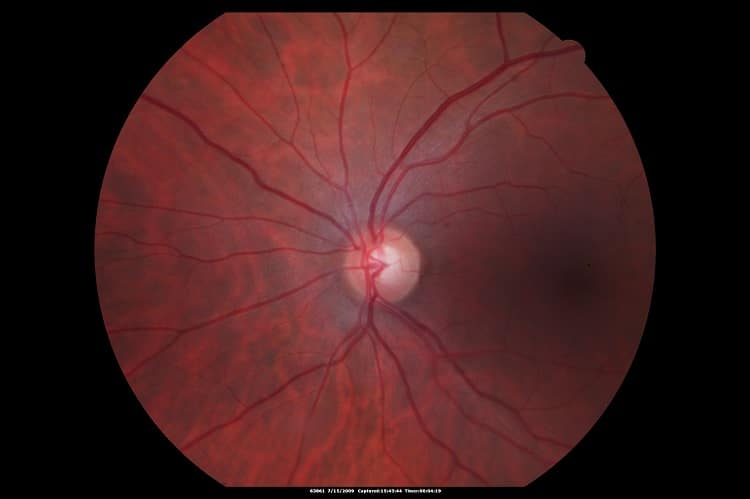
#> input picture testing upload/Fundus.jpg, 750 x 499 px
$ python test_validator.py 'testing upload/Fundus.jpg'
#> lines starting #> are read from the running program, lines starting #| are printed output that depends on the picture; after the words box and inside, x2 and y2 are one past the last pixel; in counts of white or black regions, pixels touching at a corner belong together
### image_validator.py
"""
Image validation module to detect if uploaded image is a retina/fundus image
"""
import cv2
import numpy as np


def is_retina_image(image_path):
    """
    Validate if the uploaded image is likely a retina/fundus image.
    Uses heuristics like circular shape detection, color characteristics, etc.

    Args:
        image_path: Path to the image file

    Returns:
        tuple: (is_valid, confidence_score, reason)
    """
#> called with image_path = 'testing upload/Fundus.jpg'
    try:
        img = cv2.imread(image_path)
#> img is the input picture: shape (499, 750, 3); mean B, G, R 32, 32.1, 69.9
        if img is None:
            return False, 0.0, "Could not read image"

        h, w = img.shape[:2]
#> h = 499; w = 750

        # Check 1: Aspect ratio (fundus images are usually square-ish or circular)
        aspect_ratio = max(w, h) / min(w, h)
#> aspect_ratio = 1.5
        if aspect_ratio > 2.0:
            return False, 0.2, "Image aspect ratio too extreme (not circular/square)"

        # Check 2: Color distribution (fundus images have red/orange tones)
        # Convert to HSV for better color analysis
        hsv = cv2.cvtColor(img, cv2.COLOR_BGR2HSV)
#> hsv: shape (499, 750, 3); mean H, S, V 45.6, 96.4, 70

        # Fundus images typically have:
        # - Hue: Red/Orange (0-30 or 160-180)
        # - Saturation: Medium to high
        h_channel = hsv[:, :, 0]
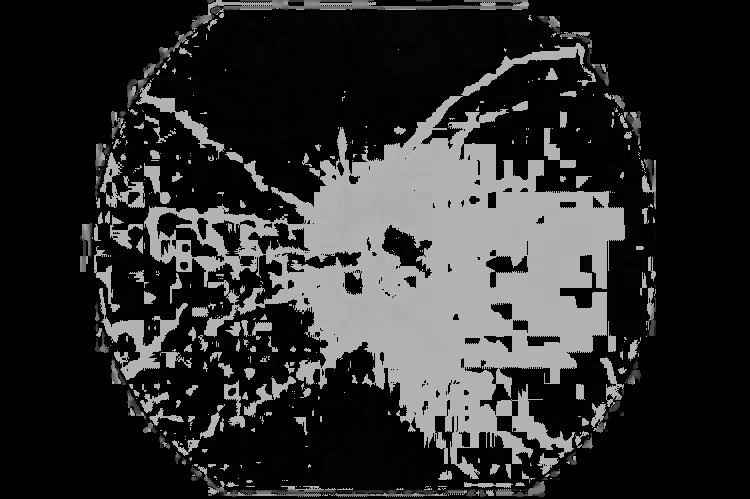
#> h_channel: shape (499, 750); min 0, max 179, mean 45.6
        s_channel = hsv[:, :, 1]
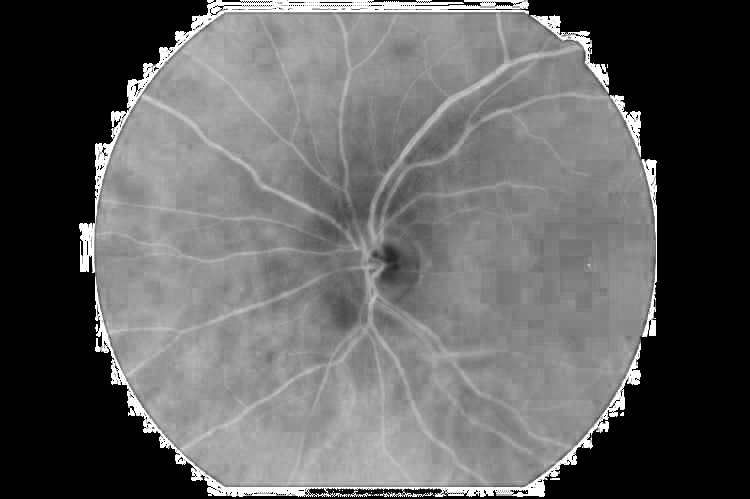
#> s_channel: shape (499, 750); min 0, max 255, mean 96.4
        v_channel = hsv[:, :, 2]
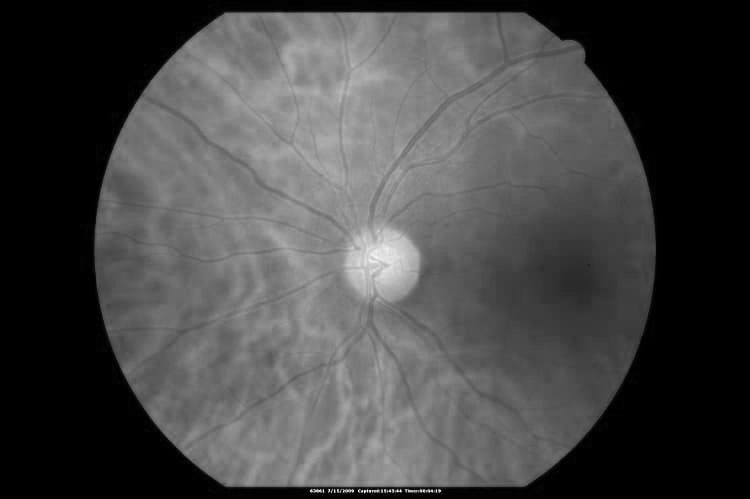
#> v_channel: shape (499, 750); min 0, max 255, mean 70

        # Count red/orange pixels
        red_orange_mask = ((h_channel < 30) | (h_channel > 160)) & (s_channel > 30)
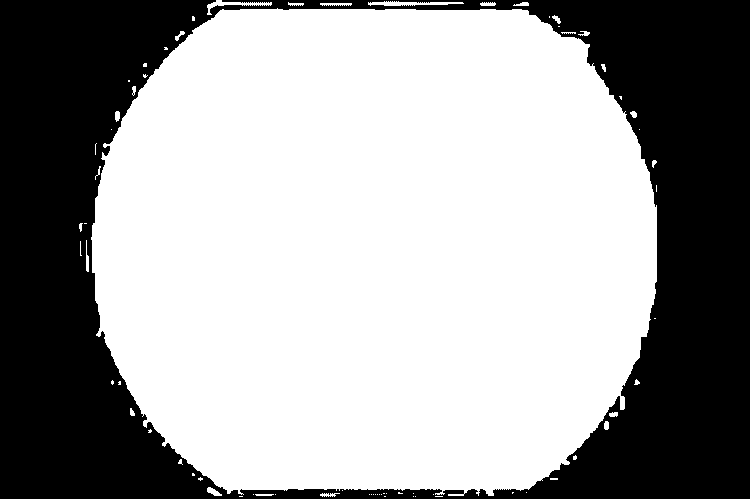
#> red_orange_mask: shape (499, 750) bool; 63.4% white; 1 black region, box (x1, y1, x2, y2) and area: (0, 0, 750, 499) 136984
        red_orange_ratio = np.sum(red_orange_mask) / (h * w)
#> red_orange_ratio = 0.634

        if red_orange_ratio < 0.1:
            return False, 0.3, "Image lacks typical fundus red/orange coloring"

        # Check 3: Circular region detection (fundus images have circular field of view)
        gray = cv2.cvtColor(img, cv2.COLOR_BGR2GRAY)
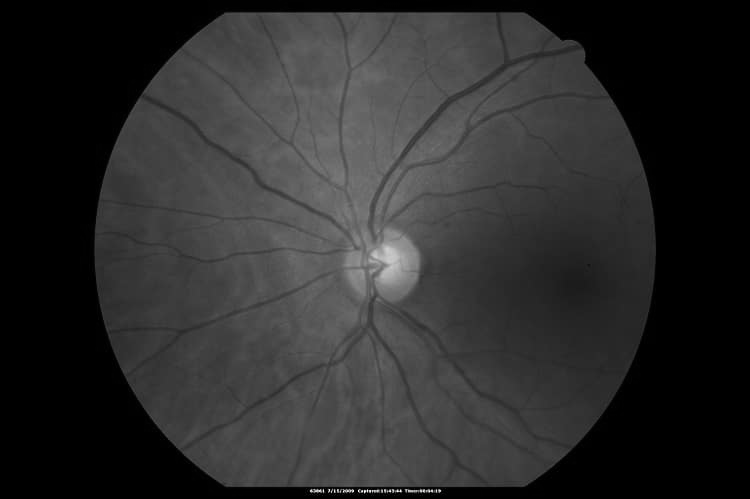
#> gray: shape (499, 750); min 0, max 255, mean 43.4

        # Apply threshold to find the bright circular region
        _, thresh = cv2.threshold(gray, 20, 255, cv2.THRESH_BINARY)
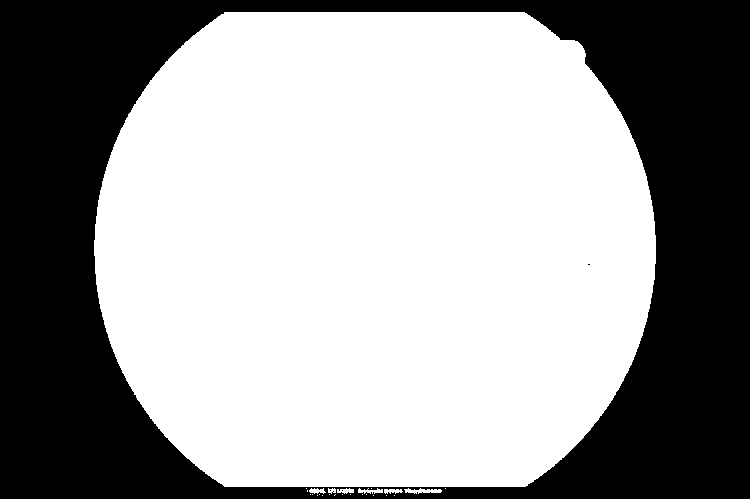
#> thresh: shape (499, 750); 61.7% white; 4 black regions (3 under 20 px)

        # Find contours
        contours, _ = cv2.findContours(thresh, cv2.RETR_EXTERNAL, cv2.CHAIN_APPROX_SIMPLE)
#> contours = 25 contours, 18 with area under 20; largest, box (x1, y1, x2, y2) and area: (94, 12, 656, 487) 229548, (404, 488, 442, 494) 96, (358, 488, 383, 494) 56, (384, 489, 403, 494) 48, (309, 488, 326, 494) 48, (337, 488, 354, 494) 47, (328, 488, 336, 494) 23

        if len(contours) > 0:
            # Get the largest contour
            largest_contour = max(contours, key=cv2.contourArea)
#> largest_contour = contour of 532 points, box (x1, y1, x2, y2) (94, 12, 656, 487), area 229548
            area = cv2.contourArea(largest_contour)
#> area = 229548
            perimeter = cv2.arcLength(largest_contour, True)
#> perimeter = 1808.4

            if perimeter > 0:
                # Circularity = 4π * area / perimeter²
                # Perfect circle = 1.0
                circularity = 4 * np.pi * area / (perimeter * perimeter)
#> circularity = 0.882

                if circularity < 0.4:
                    return False, 0.4, "Image lacks circular field of view typical of fundus images"

        # Check 4: Central brightness (optic disc area)
        center_region = gray[h//3:2*h//3, w//3:2*w//3]
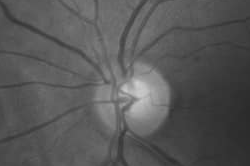
#> center_region: shape (166, 250); min 43, max 206, mean 87.4
        mean_brightness_center = np.mean(center_region)
#> mean_brightness_center = 87.41
        mean_brightness_edges = np.mean(gray[0:h//10, :]) + np.mean(gray[-h//10:, :])
#> mean_brightness_edges = 52.36
        mean_brightness_edges /= 2
#> mean_brightness_edges = 26.18

        # Fundus images typically have brighter center (optic disc)
        if mean_brightness_center < mean_brightness_edges:
            return False, 0.5, "Image brightness pattern doesn't match fundus characteristics"

        # Check 5: Dark borders/vignetting (common in fundus images)
        border_pixels = np.concatenate([
            gray[0, :], gray[-1, :], gray[:, 0], gray[:, -1]
        ])
#> border_pixels = 2498 values, max 3 at index 513, min 0 at index 0, mean 0.106
        mean_border_brightness = np.mean(border_pixels)
#> mean_border_brightness = 0.106

        if mean_border_brightness > 100:  # Borders should be relatively dark
            return False, 0.6, "Missing typical fundus vignetting/dark borders"

        # All checks passed
        confidence = 0.85 + (red_orange_ratio * 0.15)  # Boost confidence based on color
#> confidence = 0.945
        return True, min(confidence, 1.0), "Image appears to be a retina/fundus image"

    except Exception as e:
        return False, 0.0, f"Validation error: {str(e)}"


def validate_image_for_analysis(image_path, min_confidence=0.7):
    """
    Wrapper function to validate image with a confidence threshold.

    Args:
        image_path: Path to image
        min_confidence: Minimum confidence score to accept (default 0.7)

    Returns:
        tuple: (is_valid, message)
    """
    is_valid, confidence, reason = is_retina_image(image_path)
#> is_valid = True; confidence = 0.945

    if not is_valid:
        return False, f"⚠️ This doesn't appear to be a retina/fundus image. {reason}"

    if confidence < min_confidence:
        return False, f"⚠️ Low confidence ({confidence:.0%}) that this is a fundus image. {reason}"

    return True, f"✓ Valid fundus image (confidence: {confidence:.0%})"

### test_validator.py
"""
Test the image validator with different types of images
"""
from image_validator import validate_image_for_analysis
import sys

if len(sys.argv) < 2:
    print("Usage: python test_validator.py <image_path>")
    sys.exit(1)

image_path = sys.argv[1]

print(f"Testing: {image_path}")
print("=" * 60)

is_valid, message = validate_image_for_analysis(image_path, min_confidence=0.6)
#> is_valid = True; message = '✓ Valid fundus image (confidence: 95%)'

print(f"Result: {'✅ VALID' if is_valid else '❌ INVALID'}")
#| Result: ✅ VALID
print(f"Message: {message}")
#| Message: ✓ Valid fundus image (confidence: 95%)
print("=" * 60)

if is_valid:
    print("\n✓ This image will be processed for vessel segmentation")
else:
    print("\n✗ This image will be rejected - user will see error message")
